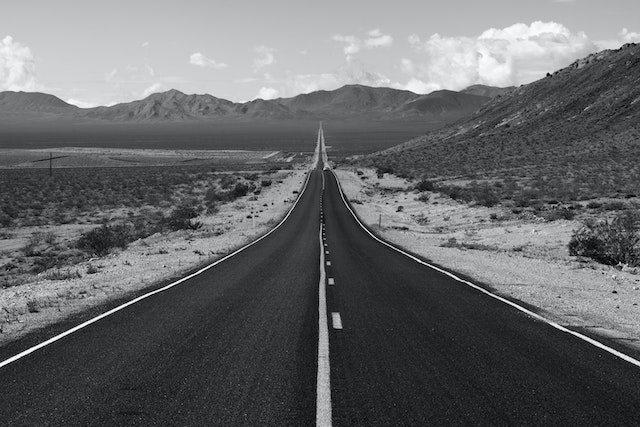
#> input picture road.jpg, 640 x 427 px
$ python lv2_zadatak3.py
#> lines starting #> are read from the running program, lines starting #| are printed output that depends on the picture
import numpy as np
import matplotlib.pyplot as plt

img = plt.imread("road.jpg")
#> img is the input picture: shape (427, 640, 3); mean R, G, B 102.9, 103.9, 105.9
img = img[:,:,0].copy()
#> img: shape (427, 640)
print(img.shape)
#| (427, 640)
print(img.dtype)
#| uint8

sel = img[0:200,0:300]
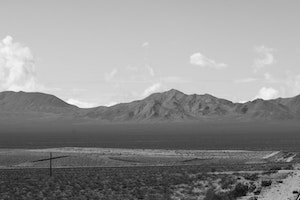
#> sel: shape (200, 300); min 0, max 251, mean 144.4
plt.imshow(sel)
img = np.rot90(img, -1)
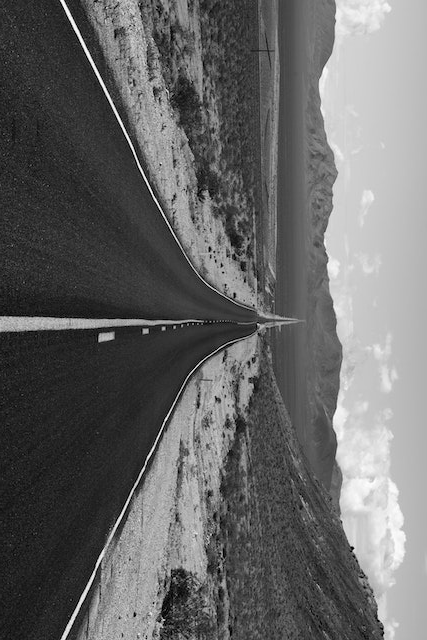
#> img: shape (640, 427); min 0, max 254, mean 102.9
plt.figure()
plt.imshow(np.fliplr(img), cmap="gray")
plt.show()
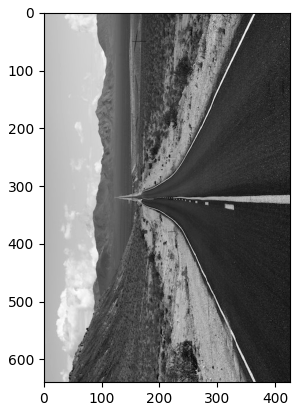
#> figure drawn by matplotlib, 1 panel
